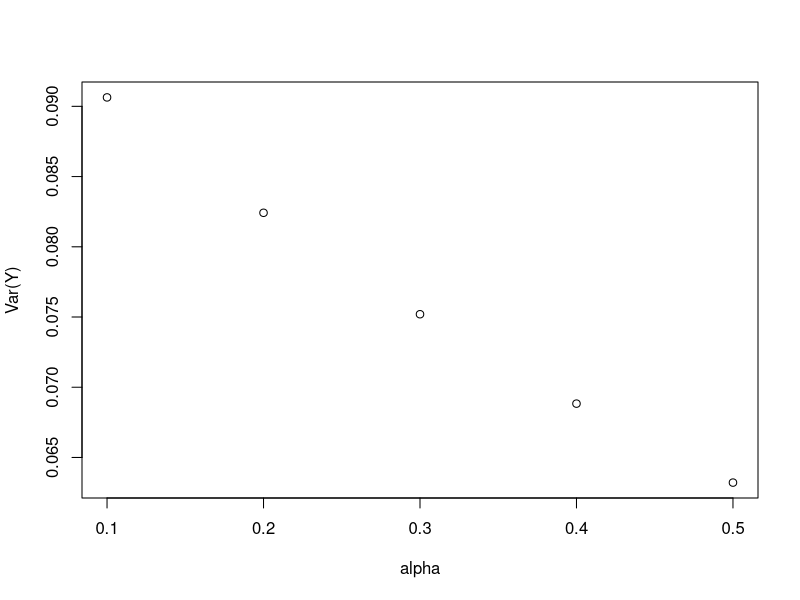
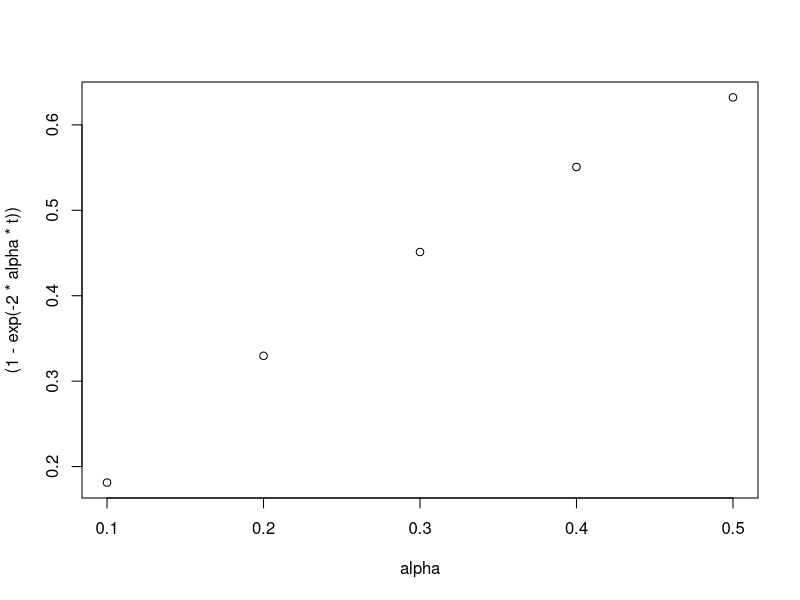

R code for these plots, in order:
library(MASS) # Para a função mvrnorm

likelihood_ou_two_species <- function(x1, x2, t, s, sigma2, alpha, theta) {
  # Média esperada (assume atração para o valor ótimo theta)
  mean_vector <- c(theta, theta)
  
  # Calcula os elementos da matriz de covariância
  # Variância
  v <-  (1 - exp(-2 * alpha * t)) 
  # Covariância
  c <-  (1 - exp(-2 * alpha * s) ) * ( exp(-2 * alpha * (t-s) )) 
  
  # Matriz de covariância
  vcv <- (sigma2 / (2 * alpha)) * matrix(c(v, c, 
                                                  c, v), 
                                                 nrow = 2, ncol = 2)
  
  # Vetor de traços observados
  traits <- c(x1, x2)
  
  # Calcula a log-verossimilhança
  lnL <- -dmvnorm(x = traits, 
                  mu = mean_vector, 
                  Sigma = vcv, 
                  log = TRUE
                  )
  
  return(lnL)
}

t = 1
s = 0.5
sigma2 = c(0.1)
alpha = c(0.1, 0.2, 0.3, 0.4, 0.5)

plot(x = alpha,
     y = (sigma2 / (2 * alpha)) * (1 - exp(-2 * alpha * t)),
     ylab = "Var(Y)"
     )

plot(x = alpha,
     y = (1 - exp(-2 * alpha * t)),
     )

